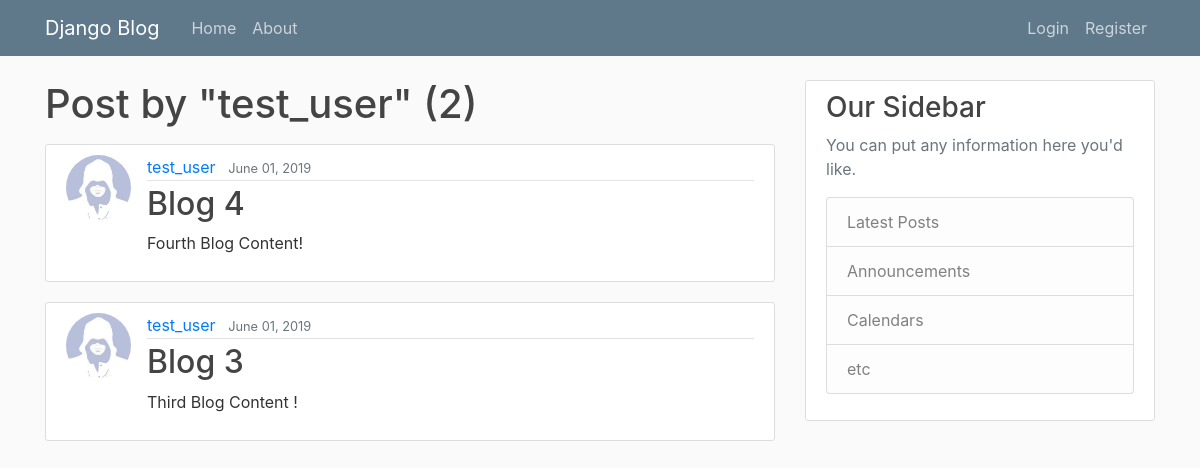
The page /user/test_user/ on the database its author committed.
### blog/models.py (models this page shows, shortened)
class Post(models.Model):
    title=models.CharField(max_length=100)
    content=models.TextField()
    date_posted=models.DateTimeField(default=timezone.now)
    author=models.ForeignKey(User,on_delete=models.CASCADE)

### users/models.py (models this page shows, shortened)
class Profile(models.Model):
    user=models.OneToOneField(User, on_delete=models.CASCADE)
    image=models.ImageField(default='default.jpg', upload_to='profile_pics')

### blog/views.py (the view)
# urls.py: path('user/<str:username>/',UserPostListView.as_view(), name='user-post'),
class UserPostListView(ListView):
    model=Post
    template_name='blog/user_post.html' #<app>/<model>_<viewtype>.html
    context_object_name='posts'
    paginate_by = 3
    def get_queryset(self):
        user = get_object_or_404(User, username = self.kwargs.get('username'))
        return Post.objects.filter(author=user).order_by('-date_posted')

### blog/templates/blog/user_post.html (shortened to what this page needs)
{% extends 'blog/base.html' %}
{% block content %}
    <h1 class="mb-3">Post by "{{ view.kwargs.username }}" ({{ page_obj.paginator.count }})</h1>
    {% for t in posts %}
        <article class="media content-section">
            <img class="rounded-circle article-img" src="{{ t.author.profile.image.url }}" >
            <div class="media-body">
              <div class="article-metadata">
                    <a class="mr-2" href="{% url 'user-post' t.author.username %}">{{ t.author }}</a>
                <small class="text-muted">{{ t.date_posted |date:'F d, Y' }}</small>
              </div>
              <h2><a class="article-title" href="{% url 'post-detail' t.id %}">{{ t.title }}</a></h2>
              <p class="article-content">{{ t.content }}</p>
            </div>
        </article>
    {% endfor %}
{% endblock %}

### blog/static/blog/main.css (style rules this page uses)
body { background: #fafafa; color: #333333; margin-top: 5rem; }
h1, h2, h3, h4, h5, h6 { color: #444444; }
.content-section { background: #ffffff; padding: 10px 20px; border: 1px solid #dddddd; border-radius: 3px; margin-bottom: 20px; }
.article-title { color: #444444; }
.article-content { white-space: pre-line; }
.article-img { height: 65px; width: 65px; margin-right: 16px; }
.article-metadata { padding-bottom: 1px; margin-bottom: 4px; border-bottom: 1px solid #e3e3e3; }

### rows shown on the page
Post: author.profile.image (placeholder picture), author "test_user", date_posted "June 01, 2019", title "Blog 4", content "Fourth Blog Content!"
Post: author.profile.image (placeholder picture), author "test_user", date_posted "June 01, 2019", title "Blog 3", content "Third Blog Content !"

### other values the page prints
{{ view.kwargs.username }} "test_user"
{{ page_obj.paginator.count }} "2"
